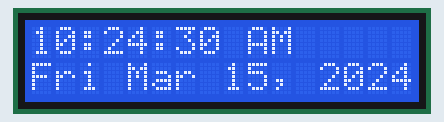
Bench run of a program on a simulated Raspberry Pi (BCM pin numbers). Parts: 16×2 character LCD. The clock reads 2024-03-15 10:24:30 at power-on unless the program sets it; library files of the repository ran but are not shown: I2C_LCD_driver.py.

Above: at 0.4 s.
At 5.1 s:
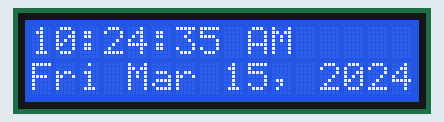
At 10.1 s:
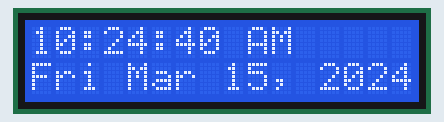
At 19.1 s:
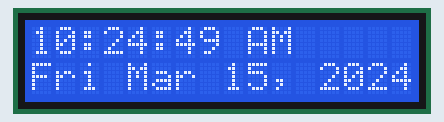
At 28.1 s:
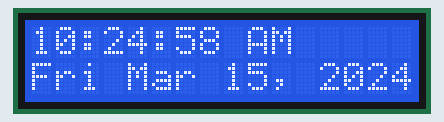
At 38.1 s:
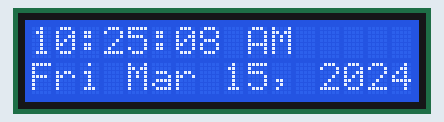

The program:

display.py
```python
#!/usr/bin/env python

import I2C_LCD_driver
import time


mylcd = I2C_LCD_driver.lcd()


while True:
    mylcd.lcd_display_string(time.strftime('%I:%M:%S %p'), 1)
    mylcd.lcd_display_string(time.strftime('%a %b %d, 20%y'), 2)
```

Measured:
- what the display in image 0 shows lasts 0.8 s, from 0.3 s to 1.1 s
- what the display in image 1 shows lasts 1.0 s, from 5.1 s to 6.1 s
